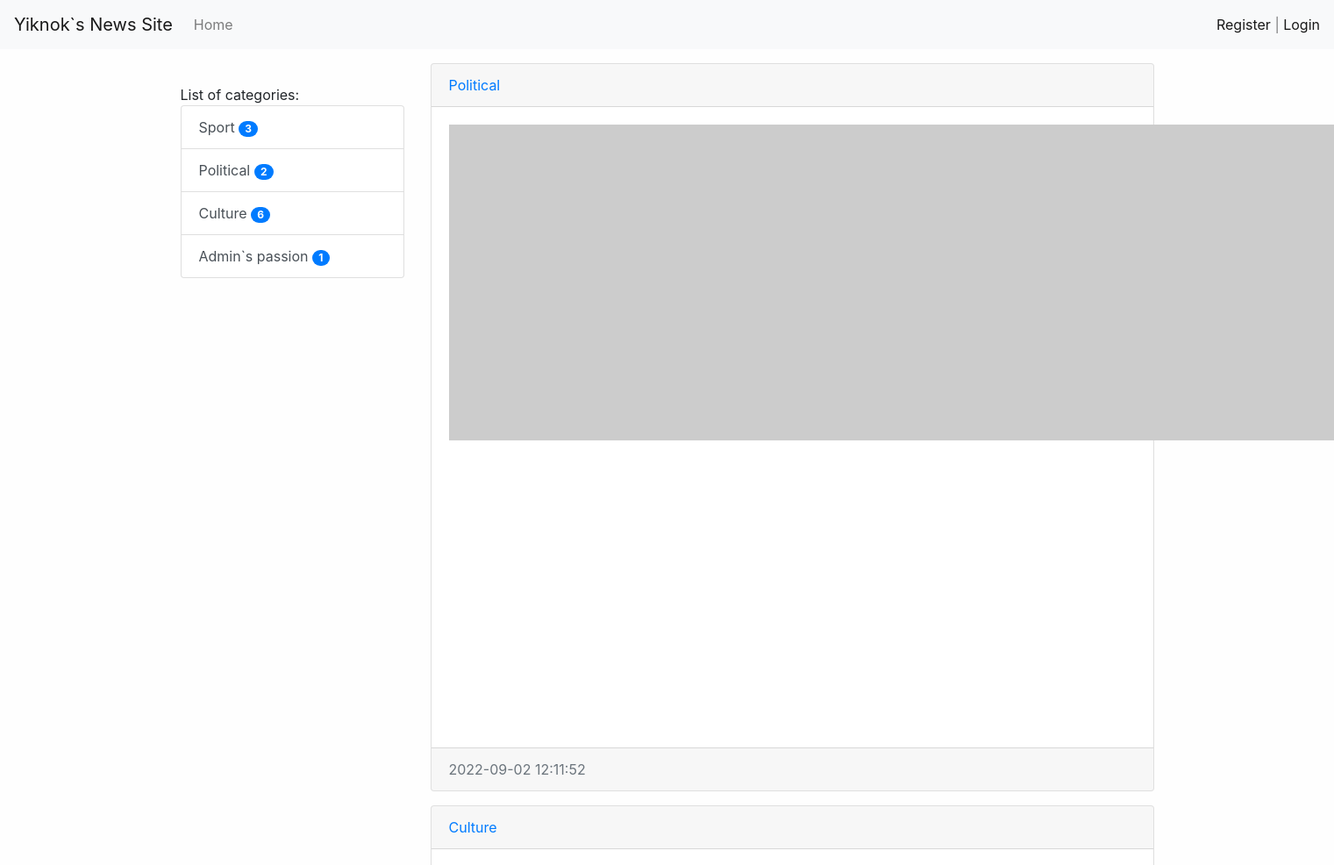
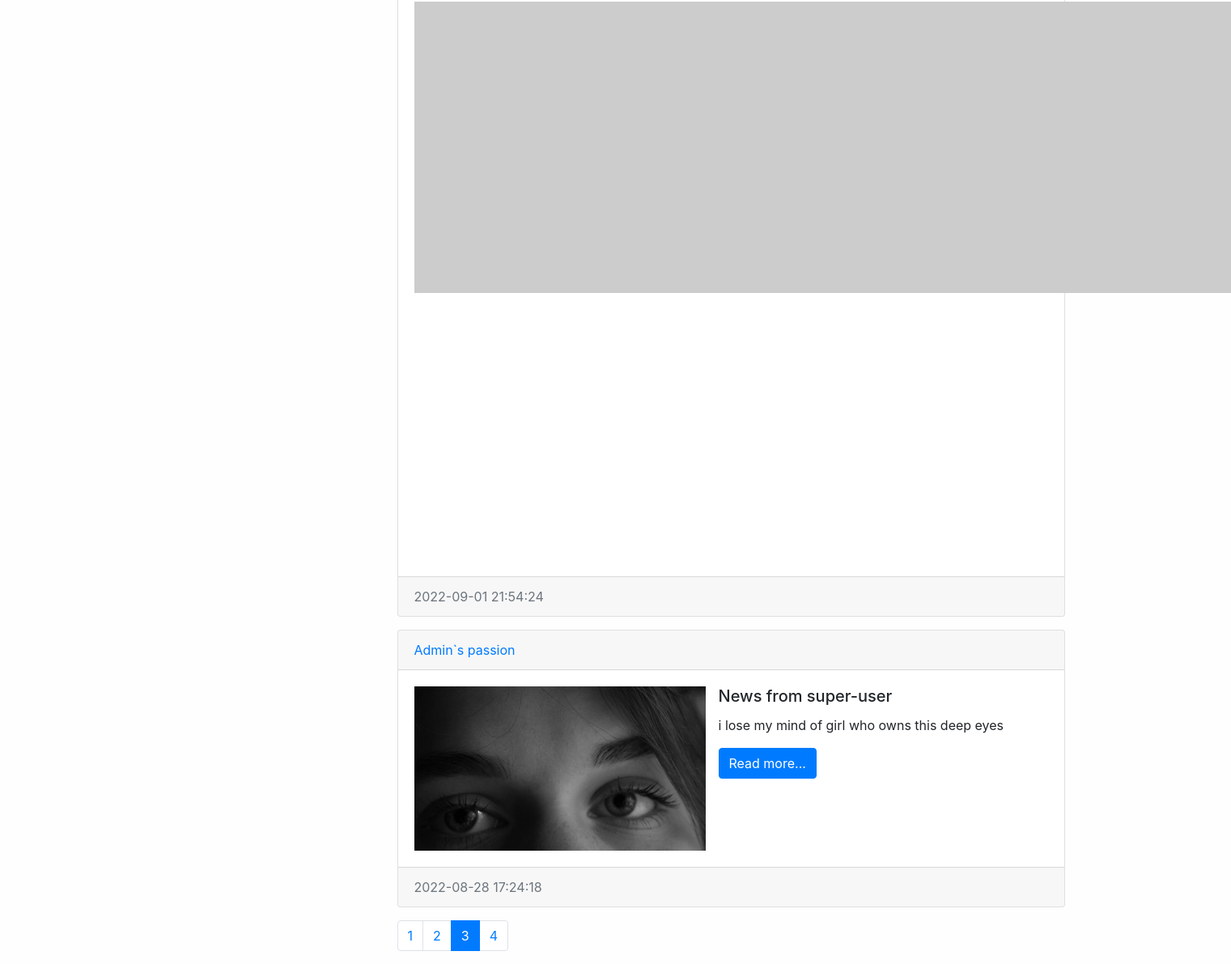
The app's page /?page=3, older data (2 pictures, top to bottom).
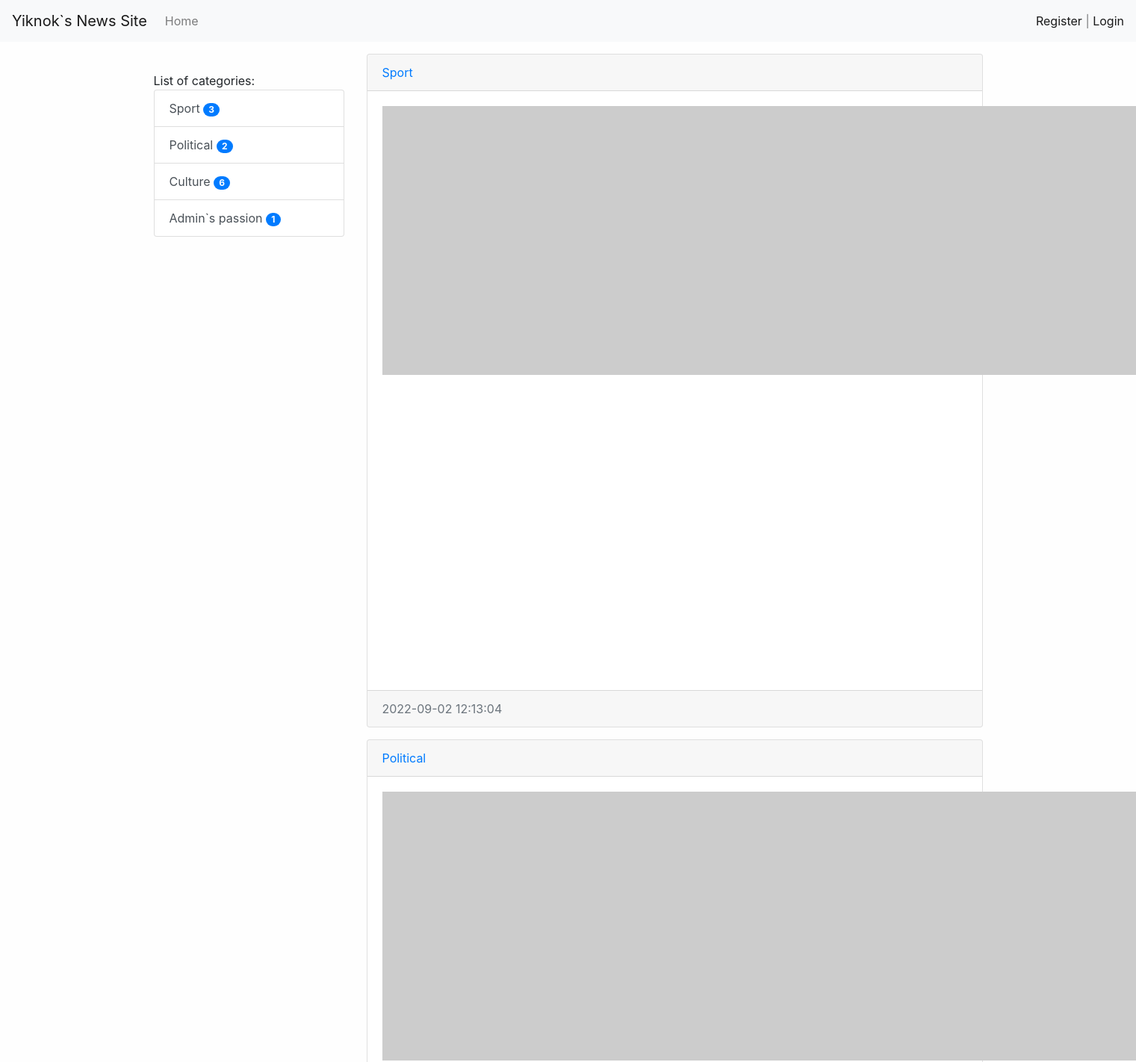
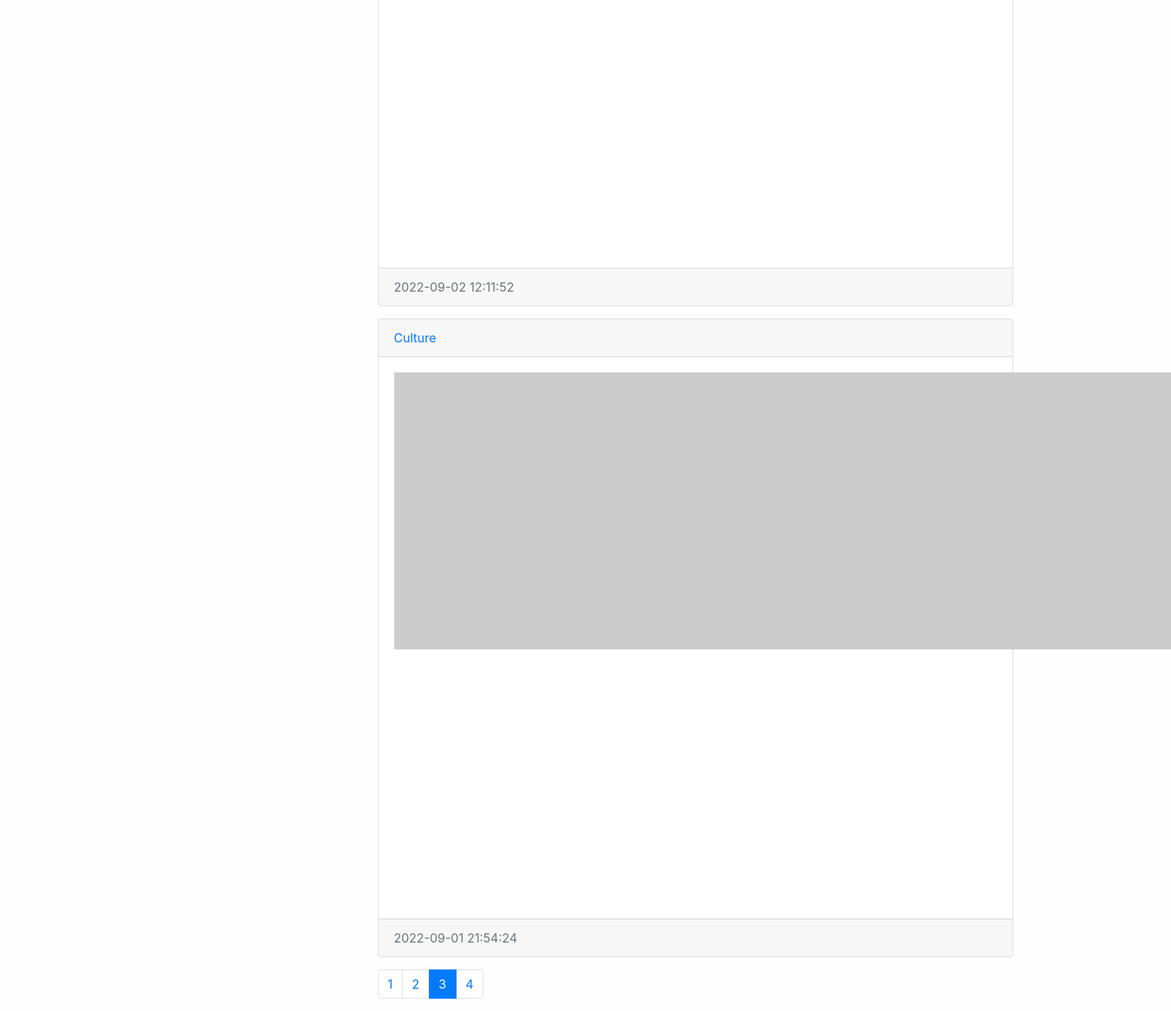
The same page, newer data (2 pictures, top to bottom).
### news/models.py (models this page shows, shortened)
class Category(models.Model):
    title = models.CharField(max_length=150, db_index=True, verbose_name='Category title')
    def get_absolute_url(self):
        return reverse('category',kwargs={'category_id':self.pk})
    class Meta:
        verbose_name = 'Category'
        verbose_name_plural = 'Categories'
        ordering = ['title']

class News(models.Model):
    title = models.CharField(max_length=150, verbose_name='News Title')
    content = models.TextField(blank=True, verbose_name='News Content')
    created_at = models.DateTimeField(auto_now_add=True, verbose_name='Created At:')
    updated_at = models.DateTimeField(auto_now=True, verbose_name='Last Update:')
    photo = models.ImageField(upload_to='photos/%Y/%m/%d', blank=True, verbose_name='Photo')
    is_published=models.BooleanField(default=True,verbose_name='Published')
    category = models.ForeignKey('Category', on_delete=models.PROTECT, verbose_name='News Category')
    views = models.IntegerField(default=0)
    def get_absolute_url(self):
        return reverse('view_news',kwargs={'pk':self.pk})
    class Meta:
        verbose_name = 'News'
        verbose_name_plural = 'News'
        ordering = ['-created_at']

### news/views.py (the view)
# urls.py: path('', HomeNews.as_view(), name='home'),
class HomeNews(MyMixin, ListView):
    model = News
    template_name = 'news/class_index.html'
    context_object_name = 'news'
    paginate_by = 3
    def get_context_data(self, *, object_list=None, **kwargs):
        context = super().get_context_data(**kwargs)
        context['title'] = self.get_upper('Home page')
        return context
    def get_queryset(self):
        return News.objects.filter(is_published=True).select_related('category')

### news/templatetags/news_tags.py (called while the page is built)
@register.simple_tag()
def get_categories():
    return Category.objects.all()

@register.inclusion_tag('news/list_categories.html')
def show_categories(arg1, arg2):
    categories = Category.objects.annotate(cnt=Count('news',filter=F('news__is_published'))).filter(cnt__gt=0)
    return {'categories': categories, 'arg1': arg1, 'arg2': arg2}

### news/utils.py (called while the page is built)
    def get_upper(self, string):
        if isinstance(string, str):
            return string.upper()
        else:
            return string.title.upper()

### news/templates/news/class_index.html (shortened to what this page needs)
{% extends 'base.html' %}
{%block sidebar%}
{%include 'inc/_sidebar.html'%}
{%endblock%}
{%block content%}
{% for item in news%}
<div class="card mb-3">
    <div class="card-header">
        <a href="{{item.category.get_absolute_url}}">{{item.category.title}}</a>
    </div>
    <div class="card-body">
        <div class="media">
            {%if item.photo%}
            <img src="{{item.photo.url}}" width="360" class="mr-3">
            {%else%}
            <img src="https://picsum.photos/id/1060/360/205?blur=2" class="mr-3">
            {%endif%}
            <div class="media-body">
                <h5 class="card-title">{{item.title}}</h5>
                <p class="card-text">{{item.content|truncatewords:30 | safe}}</p>
                <a href="{{item.get_absolute_url}}" class="btn btn-primary">Read more...</a>
            </div>
        </div>
    </div>
    <div class="card-footer text-muted">
        {{item.created_at | date:'Y-m-d H:i:s'}}
    </div>
</div>
{%endfor%}
{%endblock%}

### news/templates/news/list_categories.html
<div class="list-group">
    {{arg1}} {{arg2}}
    {%for item in categories%}
    <a href="{{item.get_absolute_url}}" class="list-group-item list-group-item-action">{{item.title}}     <span class="badge badge-primary badge-pill">{{item.cnt}}</span>
</a>
    {%endfor%}
</div>

Row changes from the older to the newer data that the page shows:
removed News: category "Admin`s passion", photo (picture), title "News from super-user", content "i lose my mind of girl who owns this deep eyes", created_at "2022-08-28 17:24:18"
now on this page (row unchanged): News: category "Sport", created_at "2022-09-02 12:13:04"
